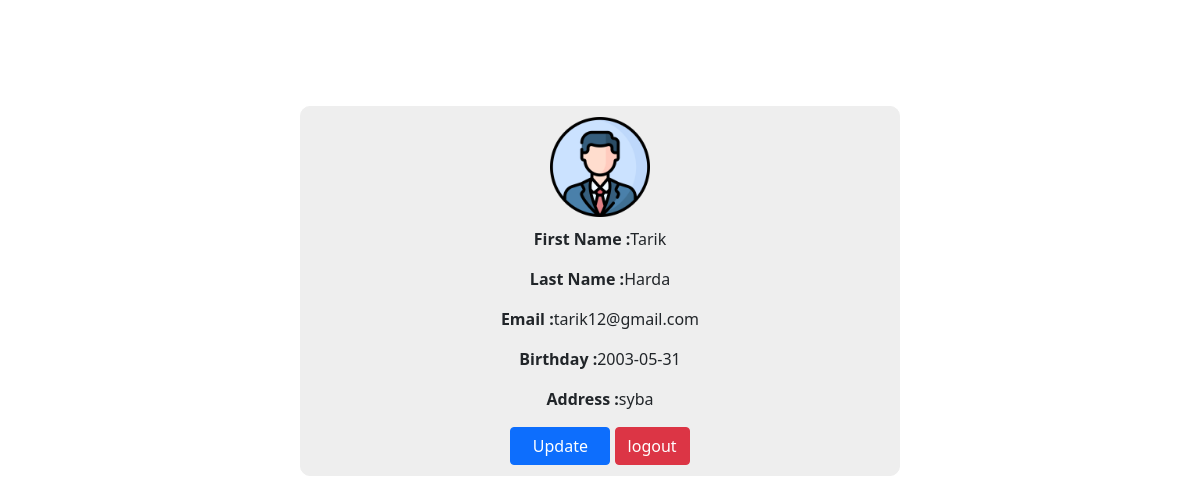
Screenshot of /Profile.php?id=1 (signed in) with the database file from the repository.
### tables this page shows
CREATE TABLE `personne` (
  `id_per` int(11) NOT NULL,
  `nom` varchar(30) NOT NULL,
  `prenom` varchar(30) NOT NULL,
  `mail` varchar(60) NOT NULL,
  `pw` varchar(122) NOT NULL,
  `date_n` date NOT NULL,
  `adresse` varchar(255) NOT NULL
);

### Profile.php (the view, shortened to what this page needs)
<?php require_once 'config.php' ?>
<?php
$id = $_GET['id'];
$stm = $pdo->prepare("SELECT * From personne WHERE id_per =$id");
$stm->execute();
$result = $stm->fetch();
?>
<!doctype html>
<html lang="en">
<head>
    <link href="https://cdn.jsdelivr.net/npm/bootstrap@5.1.3/dist/css/bootstrap.min.css" rel="stylesheet">
</head>
<body>
    <center>
        <form>
            <img src="profil.png" alt="" class="img">
            <p><b>First Name :</b><?php echo $result['prenom']; ?></p>
            <p><b>Last Name :</b><?php echo $result['nom']; ?></p>
            <p><b>Email :</b><?php echo $result['mail']; ?></p>
            <p><b>Birthday :</b><?php echo $result['date_n']; ?></p>
            <p><b>Address :</b><?php echo $result['adresse']; ?></p>
            <button type="button" class="btn btn-primary" id="btn" name="update"><a href="update.php?id_per=<?php echo $id ?>">Update</a></button>
            <button type="button" class="btn btn-danger"><a href="logout.php">logout</a></button>
        </form>
    </center>
</body>
</html>

### Profile.php (style rules this page uses)
body { margin-top: 8%; padding: 10px; }
form { border: 1px solid #eee; background-color: #eee; width: 600px; border-radius: 10px; text-align: center; padding: 10px; }
a { text-decoration: none; color: white; }
.img { width: 100px; height: 100px; margin-bottom: 10px; }
#btn { width: 100px }

### rows the page displays
personne: prenom "Tarik", nom "Harda", mail "tarik12@gmail.com", date_n "2003-05-31", adresse "syba"
